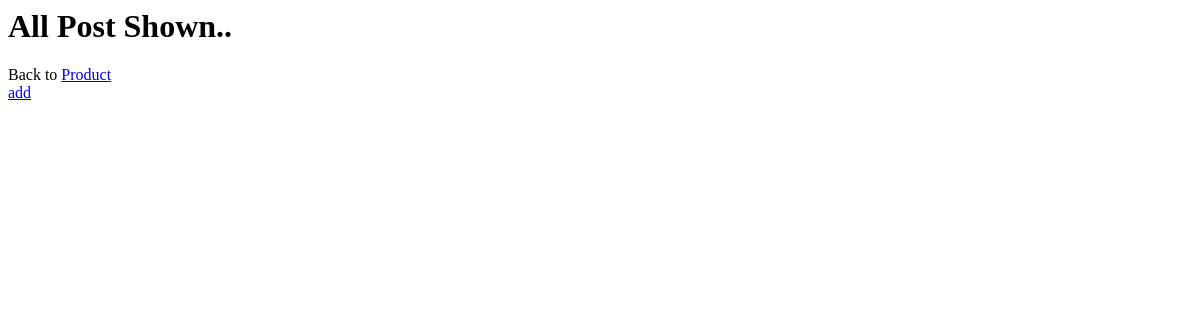
The page /pos/ on the database as committed earlier.
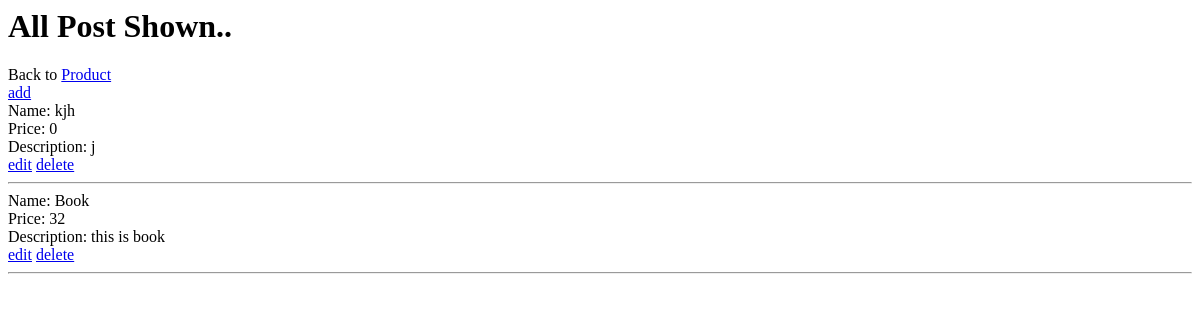
The same page on the database as committed later.
### posts/models.py (models this page shows, shortened)
class Post(models.Model):
    title=models.CharField(max_length=20)
    price=models.IntegerField(default=0)
    description=models.CharField(max_length=50)

### posts/views.py (the view)
# urls.py: path('pos/', views.post_home, name='post_home'),
def post_home(request):
    post=Post.objects.all()
    return render(request,'post_home.html',{'post':post})

### templates/post_home.html (shortened to what this page needs)
<h1>All Post Shown..</h1>
Back to <a href="{% url 'home' %}">Product</a><br>
<a href="{% url 'create_post' %}">add</a>
{% for i in post %}
Name: {{i.title}}<br>
Price: {{i.price}}<br>
Description: {{i.description}}<br>
<a href="{% url 'up_post' i.id %}">edit</a>
<a href="{% url 'del_p' i.id %}">delete</a>
<hr>
{% endfor %}

Rows that differ between the two databases and show on the page:
added Post: title "kjh", price "0", description "j"
added Post: title "Book", price "32", description "this is book"
